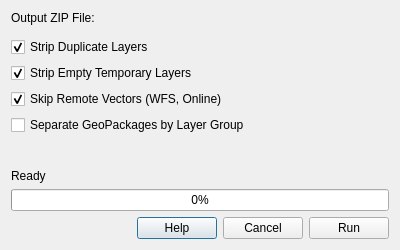
<?xml version="1.0" encoding="UTF-8"?>
<ui version="4.0">
 <class>GeopackerDialogBase</class>
 <widget class="QDialog" name="GeopackerDialogBase">
  <property name="geometry">
   <rect>
    <x>0</x>
    <y>0</y>
    <width>400</width>
    <height>250</height>
   </rect>
  </property>
  <property name="windowTitle">
   <string>Geopacker</string>
  </property>
  <layout class="QVBoxLayout" name="verticalLayout">
   <item>
    <widget class="QLabel" name="label">
     <property name="text">
      <string>Output ZIP File:</string>
     </property>
    </widget>
   </item>
   <item>
    <widget class="QgsFileWidget" name="fileOutput">
     <property name="filter">
      <string>ZIP Archives (*.zip)</string>
     </property>
     <property name="storageMode">
      <enum>QgsFileWidget::SaveFile</enum>
     </property>
    </widget>
   </item>
   <item>
    <widget class="QCheckBox" name="chkStripDuplicates">
     <property name="text">
      <string>Strip Duplicate Layers</string>
     </property>
     <property name="checked">
      <bool>true</bool>
     </property>
    </widget>
   </item>
   <item>
    <widget class="QCheckBox" name="chkStripEmpty">
     <property name="text">
      <string>Strip Empty Temporary Layers</string>
     </property>
     <property name="checked">
      <bool>true</bool>
     </property>
    </widget>
   </item>
   <item>
    <widget class="QCheckBox" name="chkSkipRemoteVectors">
     <property name="text">
      <string>Skip Remote Vectors (WFS, Online)</string>
     </property>
     <property name="checked">
      <bool>true</bool>
     </property>
    </widget>
   </item>
   <item>
    <widget class="QCheckBox" name="chkGroupGpkgs">
     <property name="text">
      <string>Separate GeoPackages by Layer Group</string>
     </property>
     <property name="checked">
      <bool>false</bool>
     </property>
    </widget>
   </item>
   <item>
    <spacer name="verticalSpacer">
     <property name="orientation">
      <enum>Qt::Vertical</enum>
     </property>
     <property name="sizeHint" stdset="0">
      <size>
       <width>20</width>
       <height>40</height>
      </size>
     </property>
    </spacer>
   </item>
   <item>
    <widget class="QLabel" name="lblStatus">
     <property name="text">
      <string>Ready</string>
     </property>
    </widget>
   </item>
   <item>
    <widget class="QProgressBar" name="progressBar">
     <property name="value">
      <number>0</number>
     </property>
    </widget>
   </item>
   <item>
    <layout class="QHBoxLayout" name="horizontalLayout">
     <item>
      <spacer name="horizontalSpacer">
       <property name="orientation">
        <enum>Qt::Horizontal</enum>
       </property>
       <property name="sizeHint" stdset="0">
        <size>
         <width>40</width>
         <height>20</height>
        </size>
       </property>
      </spacer>
     </item>
     <item>
      <widget class="QPushButton" name="btnHelp">
       <property name="text">
        <string>Help</string>
       </property>
      </widget>
     </item>
     <item>
      <widget class="QPushButton" name="btnCancel">
       <property name="text">
        <string>Cancel</string>
       </property>
      </widget>
     </item>
     <item>
      <widget class="QPushButton" name="btnRun">
       <property name="text">
        <string>Run</string>
       </property>
      </widget>
     </item>
    </layout>
   </item>
  </layout>
 </widget>
 <customwidgets>
  <customwidget>
   <class>QgsFileWidget</class>
   <extends>QWidget</extends>
   <header>qgis.gui</header>
  </customwidget>
 </customwidgets>
 <resources/>
 <connections/>
</ui>
